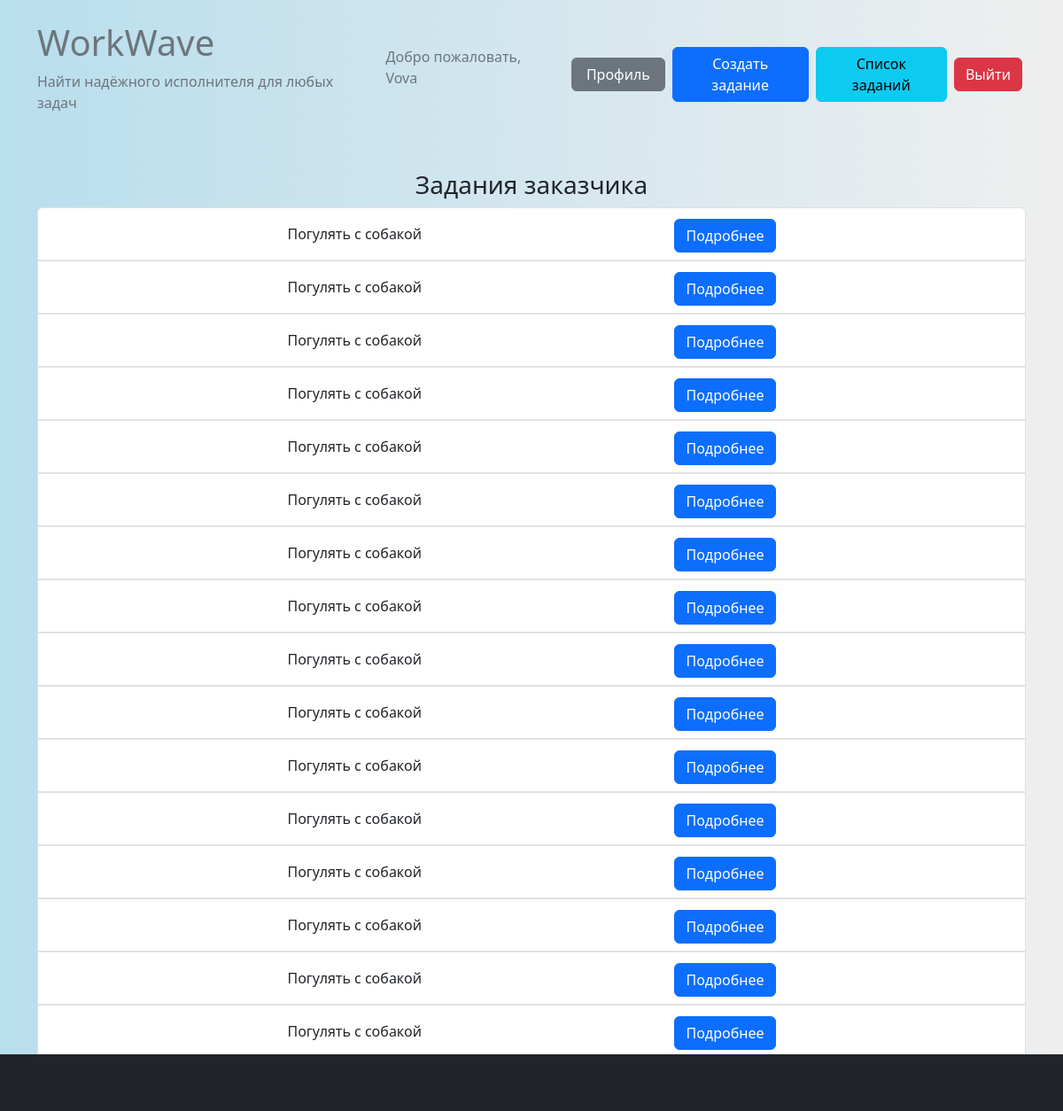
The app's page /customer_tasks/ (signed in) with its own data.
### accounts/models.py (models this page shows)
class CustomUser(AbstractUser):
    CUSTOMER = 'customer'
    EXECUTOR = 'executor'
    ROLE_CHOICES = (
        (CUSTOMER, 'Заказчик'),
        (EXECUTOR, 'Исполнитель'),
    )
    role = models.CharField(max_length=10, choices=ROLE_CHOICES, default=CUSTOMER)
    photo_user = models.ImageField(upload_to='media/user_photos/')
    name = models.CharField(max_length=100, null=True, blank=True)
    description = models.TextField(null=True, blank=True)
    email = models.EmailField(unique=True)
    groups = models.ManyToManyField(Group, verbose_name=("groups"), blank=True, related_name='customuser_groups')
    user_permissions = models.ManyToManyField(Permission, verbose_name=("user permissions"), blank=True,
                                              related_name='customuser_user_permissions')

### tasks/models.py (models this page shows, shortened)
class Task(models.Model):
    title = models.CharField(max_length=200)
    image_task = models.ImageField(upload_to='media/image_task/', null=True, blank=True)
    description = models.TextField()
    customer = models.ForeignKey(CustomUser, on_delete=models.CASCADE, related_name='customer_tasks')
    executor = models.ForeignKey(CustomUser, on_delete=models.SET_NULL, null=True, blank=True,
                                 related_name='executor_tasks')
    created_at = models.DateTimeField(auto_now_add=True)
    due_date = models.DateTimeField()
    is_completed = models.BooleanField(default=False)
    canceled_by = models.ForeignKey(CustomUser, on_delete=models.SET_NULL, null=True,
                                    blank=True, related_name='canceled_tasks')
    canceled_at = models.DateTimeField(null=True, blank=True)

### tasks/views.py (the view)
# urls.py: path('customer_tasks/', view_tasks.customer_tasks, name='customer_tasks'),
def customer_tasks(request):
    customer_tasks = Task.objects.filter(customer=request.user)
    return render(request, 'tasks/customer_tasks.html', {'customer_tasks': customer_tasks})

### templates/tasks/customer_tasks.html (shortened to what this page needs)
{% extends 'base.html' %}
{% block content %}
<h3 class="text-center">Задания заказчика</h3>
<ul class="list-group">
    {% for task in customer_tasks %}
    <li class="list-group-item d-flex justify-content-evenly align-items-center">
        <div>
            {{ task.title }}
        </div>
        <button type="button" class="btn btn-primary mt-1" data-toggle="modal" data-target="#taskModal{{ task.id }}"
                style="margin-left: 20px;">
            Подробнее
        </button>
    </li>
    {% endfor %}
</ul>
{% endblock %}

### templates/base.html (shortened to what this page needs)
{% load static %}
<!DOCTYPE html>
<html lang="en">
<head>
    <link rel="stylesheet" href="{% static 'css/bootstrap.min.css' %}">
    <link rel="stylesheet" type="text/css" href="{% static 'css/style.css' %}">
</head>
<body>
<header class="bg-primary text-secondary py-4">
    <div class="container">
        <div class="d-flex justify-content-between align-items-center">
            <div>
                <a href="{% url 'home' %}">
                    <h1>WorkWave</h1>
                    <p>Найти надёжного исполнителя для любых задач</p>
                </a>
            </div>
            <div class="d-flex align-items-center">
                {% if user.is_authenticated %}
                <div>
                    <p class="text-secondary px-3">Добро пожаловать, {{ user.username }}</p>
                </div>
                <div class="d-flex align-items-center">
                    <a href="{% url 'profile' %}" class="btn btn-secondary px-3 m-1">Профиль</a>
                    <a href="{% url 'create_task' %}" class="btn btn-primary m-1">Создать задание</a>
                    <a href="{% url 'task_list' %}" class="btn btn-info m-1">Список заданий</a>
                    <form method="post" action="{% url 'logout' %}">
                        <button type="submit" class="btn btn-danger m-1">Выйти</button>
                    </form>
                </div>
                {% else %}
                <button class="btn btn-secondary px-3 m-1" onclick="window.location.href='{% url 'register' %}'">Войти
                </button>
                {% endif %}
            </div>
        </div>
    </div>
</header>
<div class="container mt-4">
    {% block content %}
    {% endblock %}
</div>
</body>
<footer class="bg-dark text-white py-4 fixed-bottom">
    <div a="container">
        <div class="row">
            <div class="col-md-6">
            </div>
            <div class="col-md-6 text-md-end">
            </div>
        </div>
    </div>
</footer>
</body>
</html>

### static/css/style.css (style rules this page uses)
body, header { background: linear-gradient(90deg, #b9deed, #efefef); }
a { color: #6c757d; text-decoration: none; transition: color 0.3s; }

### records on screen
CustomUser: username "Vova"
Task: title "Погулять с собакой"
Task: title "Погулять с собакой"
Task: title "Погулять с собакой"
Task: title "Погулять с собакой"
Task: title "Погулять с собакой"
Task: title "Погулять с собакой"
Task: title "Погулять с собакой"
Task: title "Погулять с собакой"
Task: title "Погулять с собакой"
Task: title "Погулять с собакой"
Task: title "Погулять с собакой"
Task: title "Погулять с собакой"
Task: title "Погулять с собакой"
Task: title "Погулять с собакой"
Task: title "Погулять с собакой"
Task: title "Погулять с собакой"
